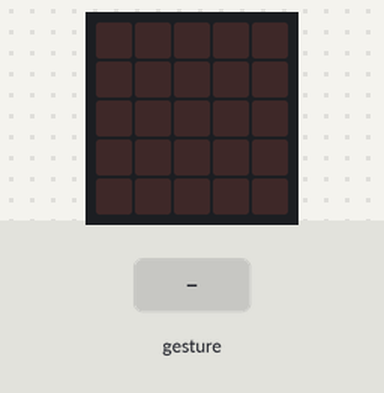
Simulated run of this program. Board: BBC micro:bit (MakeCode). Parts: the board's 5×5 LED display. Inputs (shaded band) come from the test bench. Random numbers come from a fixed seed; a tilt is held for 1.5 s and a shake lasts 1 s, then the board lies face up again.

Above: at 1.2 s.
1.3 s: gesture 'shake'
At 2.7 s:
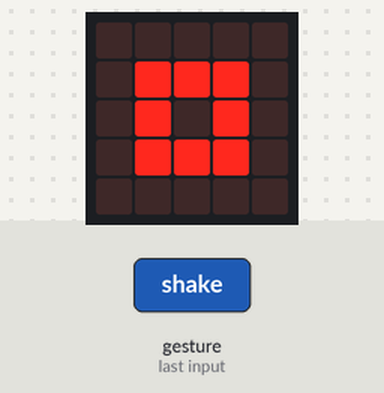
3.0 s: gesture 'shake'
At 4.0 s:
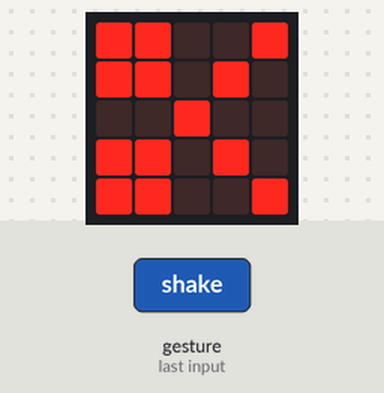
Timing chart, 0 to 6.0 s (numbered marks = the images above; inputs shaded):
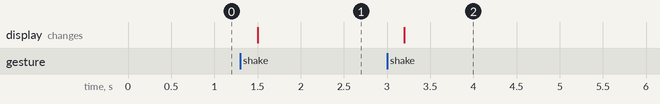

The program:

main.ts
```typescript
let hand = 0
input.onGesture(Gesture.Shake, function on_gesture_shake() {

    hand = randint(1, 3)
    if (hand == 1) {
        basic.showIcon(IconNames.SmallSquare)
    } else if (hand == 2) {
        basic.showIcon(IconNames.Square)
    } else {
        basic.showIcon(IconNames.Scissors)
    }

})
```

test.ts
```typescript
// testes vão aqui; isto não será compilado quando este pacote for usado como uma extensão.
```

Measured:
- after the input at 1.3 s, the display: changes after 0.20 s (image 1)
- after the input at 3.0 s, the display: changes after 0.20 s (image 2)
